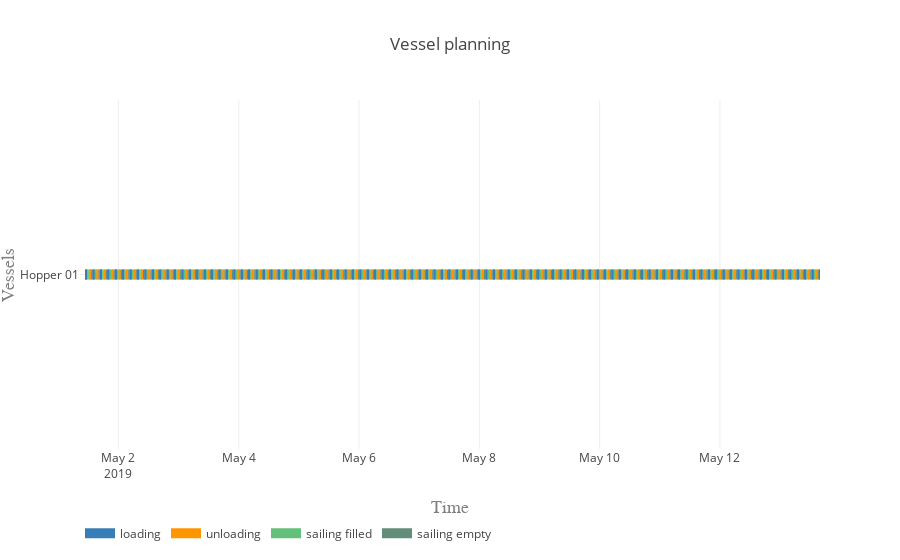

The cell this chart's notebook holds for it:
### Code cell
vessels = equipment

processes = ['loading', 'unloading', 'sailing filled', 'sailing empty']
colors = {0:'rgb(55,126,184)', 1:'rgb(255,150,0)', 2:'rgb(98, 192, 122)', 3:'rgb(98, 141, 122)'}

plot.vessel_planning(vessels, processes, colors)

### Figure 1 — Plotly figure (JSON) as saved in the notebook; plotly's stock layout.template omitted (floating-point values rounded to 4 significant figures; data arrays with more than 128 entries replaced by an {"elided": "..."} marker saying what was removed)
{"data": [{"connectgaps": false, "hoverinfo": "y+name", "line": {"color": "rgb(55,126,184)", "width": 10}, "mode": "lines", "name": "loading", "type": "scatter", "uid": "fcc5dada-b84e-4e93-a5ba-3971b8329923", "x": {"elided": "1000 str values"}, "y": {"elided": "1000 str values"}}, {"connectgaps": false, "hoverinfo": "y+name", "line": {"color": "rgb(255,150,0)", "width": 10}, "mode": "lines", "name": "unloading", "type": "scatter", "uid": "3581c432-4bbe-4bb5-b66d-8395c5996330", "x": {"elided": "1000 str values"}, "y": {"elided": "1000 str values"}}, {"connectgaps": false, "hoverinfo": "y+name", "line": {"color": "rgb(98, 192, 122)", "width": 10}, "mode": "lines", "name": "sailing filled", "type": "scatter", "uid": "aebd11a6-72a9-42e8-a29f-5964288e667e", "x": {"elided": "500 str values"}, "y": {"elided": "500 str values"}}, {"connectgaps": false, "hoverinfo": "y+name", "line": {"color": "rgb(98, 141, 122)", "width": 10}, "mode": "lines", "name": "sailing empty", "type": "scatter", "uid": "5789092f-b91c-491b-9b6e-9d9c0923588a", "x": {"elided": "495 str values"}, "y": {"elided": "495 str values"}}], "layout": {"hovermode": "closest", "legend": {"orientation": "h", "x": 0, "y": -0.2}, "title": "Vessel planning", "xaxis": {"range": ["2019-05-01 08:39:52", "2019-05-13 15:54:14.511561"], "title": "Time", "titlefont": {"color": "#7f7f7f", "family": "Courier New, monospace", "size": 18}}, "yaxis": {"title": "Vessels", "titlefont": {"color": "#7f7f7f", "family": "Courier New, monospace", "size": 18}}}}
